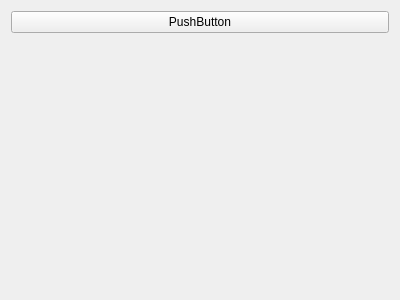
<?xml version="1.0" encoding="UTF-8"?>
<ui version="4.0">
 <class>ActorWidget</class>
 <widget class="QWidget" name="ActorWidget">
  <property name="geometry">
   <rect>
    <x>0</x>
    <y>0</y>
    <width>400</width>
    <height>300</height>
   </rect>
  </property>
  <property name="windowTitle">
   <string>Form</string>
  </property>
  <layout class="QVBoxLayout" name="verticalLayout">
   <item>
    <widget class="QPushButton" name="pushButton">
     <property name="text">
      <string>PushButton</string>
     </property>
    </widget>
   </item>
   <item>
    <spacer name="verticalSpacer">
     <property name="orientation">
      <enum>Qt::Vertical</enum>
     </property>
     <property name="sizeHint" stdset="0">
      <size>
       <width>20</width>
       <height>40</height>
      </size>
     </property>
    </spacer>
   </item>
  </layout>
 </widget>
 <resources/>
 <connections/>
</ui>
